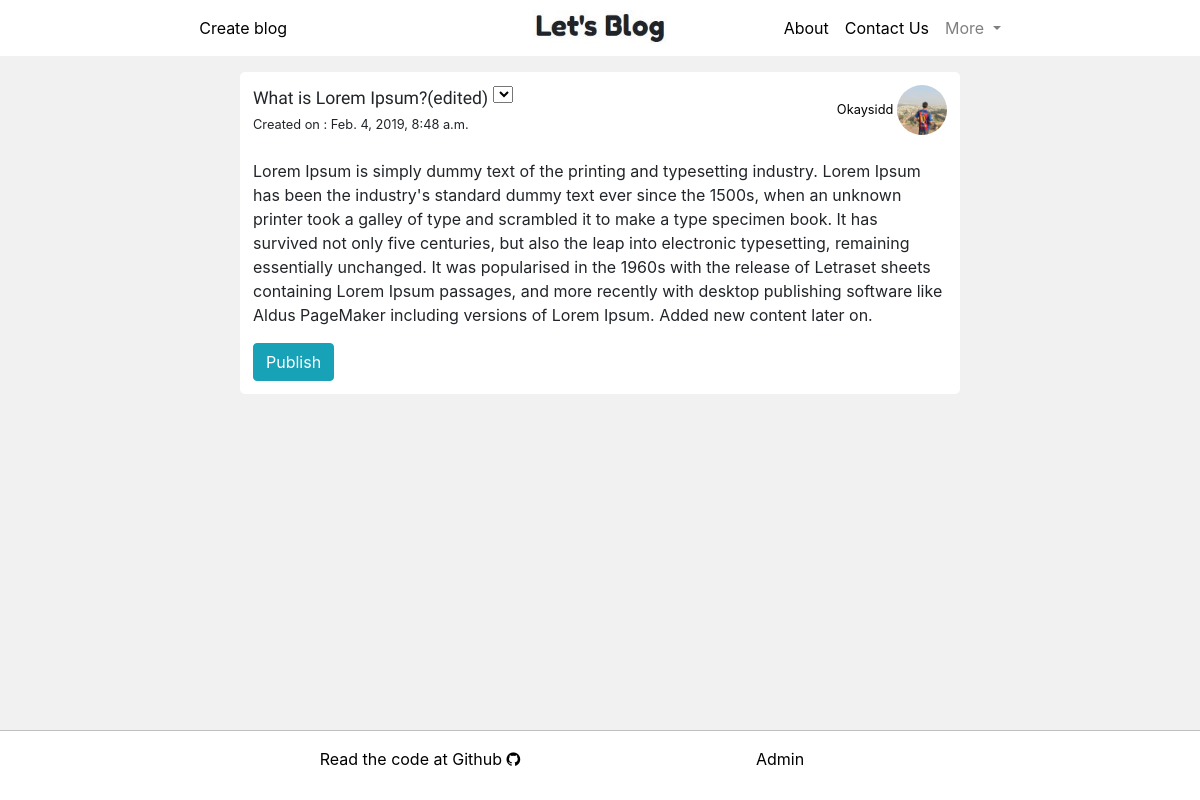
The page /post/1/ (signed in) on the database as committed earlier.
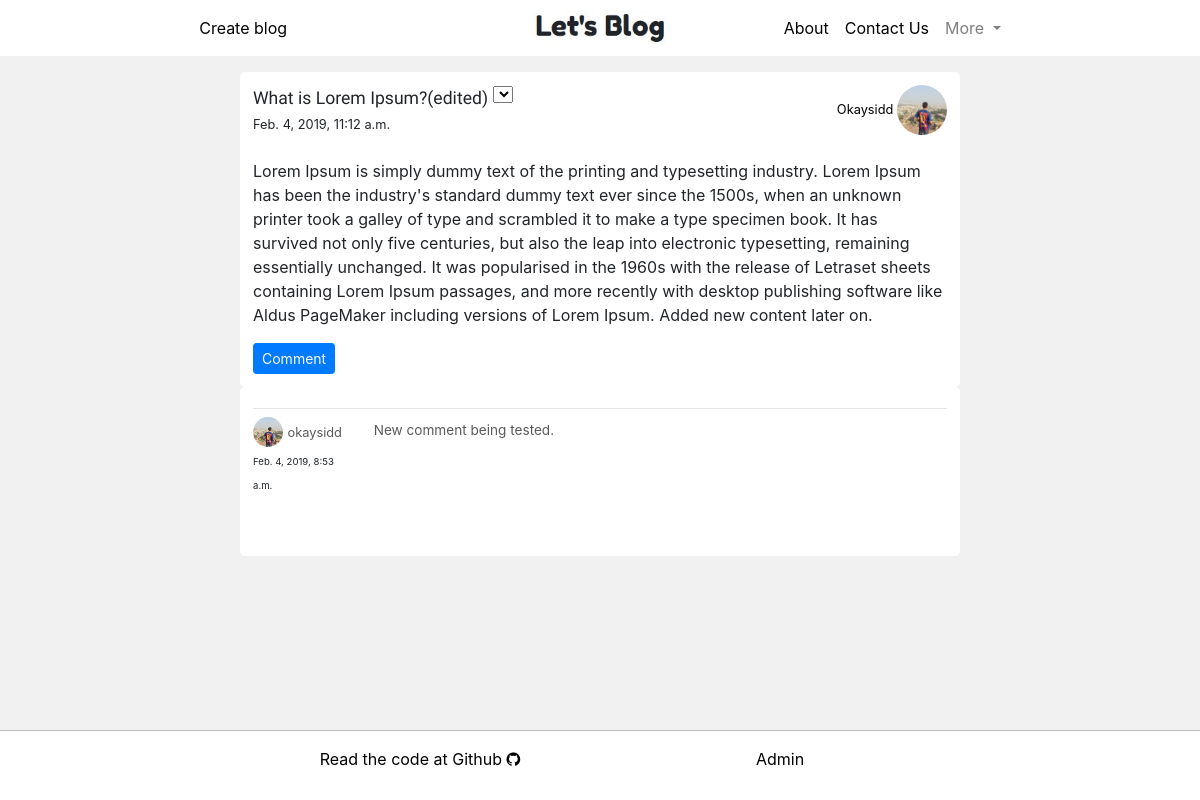
The same page on the database as committed later.
### blogs_app/models.py (models this page shows, shortened)
class Post_model(models.Model):
    author = models.ForeignKey(Author_model, on_delete=models.CASCADE)
    title_original = models.CharField(max_length=200)
    title_edited = models.CharField(max_length=200, default="")
    body_original = models.TextField()
    body_edited = models.TextField(default="")
    created_on = models.DateTimeField(auto_now_add=True)
    created_on = models.DateTimeField(default=timezone.now())
    modified_on = models.DateTimeField(blank=True, null=True)
    published_on = models.DateTimeField(blank=True, null=True)

class Comment_model(models.Model):
    post = models.ForeignKey(Post_model, on_delete=models.CASCADE)
    author = models.ForeignKey(Author_model, on_delete=models.CASCADE)
    comment_text = models.TextField()
    created_on = models.DateTimeField(auto_now_add=True)

### users_app/models.py (models this page shows, shortened)
class Author_model(models.Model):
    author_name = models.OneToOneField(User, on_delete=models.CASCADE, primary_key=True)
    git = models.URLField(max_length=128, blank=True)
    profile_pic = models.ImageField(default='default.jpeg', upload_to='profile_pics')
    def __str__(self):
        return str(self.author_name)

### blogs_app/views.py (the view)
# urls.py: path('post/<int:pk>/', DetailPostView.as_view(), name="post"),
class DetailPostView(LoginRequiredMixin, DetailView):
    login_url = '/login/'
    redirect_field_name = 'next'
    model = Post_model
    fields = ['title_original', 'body_original', 'created_on', 'author', 'published_on', 'title_edited', 'body_edited']
    def get_context_data(self, **kwargs):
        context = super().get_context_data(**kwargs)
        author = Author_model.objects.filter(post_model=get_object_or_404(Post_model, id=self.kwargs['pk']))[0].author_name
        context['title'] = 'Post by ' + str(author)
        comments = Comment_model.objects.filter(post=self.kwargs['pk']).order_by('-created_on')
        context['comments'] = comments
        return context

### blogs_app/templates/blogs_app/post_model_detail.html (shortened to what the changed rows need)
{% extends 'system_app/base.html' %}
{% block base_body_block %}
{% load staticfiles %}
<link rel="stylesheet" href="{% static 'blogs_app/post_model_detail.css' %}">
<br><br>
<div class="container post-complete">
{% if not post_model.published_on and post_model.author.author_name == user %}
  <div class="row ">
    <div class="col-md-8">
        <span class="post-title">{{ post_model.title_original }}</span>
        {% if post_model.author.author_name == user %}
          <select class="edit-post" onchange="location = this.value;">
            <option value=""></option>
            <option value="{% url 'blogs:edit-post' pk=post_model.pk %}">Edit Post&nbsp</option>
          </select>
        {% endif %}
        <br>
        <small>Created on : {{ post_model.created_on }}</small>
    </div>
    <div class="col-md-4">
        <span class="author-name">
            <a class="black-href" href="{% url 'users:view-profile' pk=post_model.author.pk %}">
                <small>
                    {{ post_model.author|title}}
                </small>
                <img class="profile-pic" src="{{ post_model.author.profile_pic.url }}" alt="no image found">
            </a>
        </span>
    </div>
    </div><br>
    <p><span class="postarea">{{ post_model.body_original }}</span></p>
    {% if post_model.published_on %}
      <input id="comments-btn" onclick="display_comments()" type="submit" class="btn btn-primary btn-sm" value="Comment">
  </div>
    <div id="comments-all" class="container">
      <form class="comment-form form-group" action="{% url 'blogs:comment-post' pk=post_model.pk %}" method="POST">
        {% csrf_token %}
        <div class="row">
          <div class="col-md-10">
            <input type="text" name="comment-bar" class="comment-bar" placeholder="Add new comment">
          </div>
          <div class="col-md-2">
            <input type="submit" class="btn btn-primary btn-sm" value="Comment">
          </div>
        </div>
      </form>
    </div>
    <div class="comments-list container">
      {% for comment in comments %}
      <hr class="my-2">
      <div class="row">
        <div class="col-md-2">
          <a class="black-href" href="{% url 'users:view-profile' pk=comment.author.pk %}">
            <img class="comment-profile-pic" src="{{ comment.author.profile_pic.url }}" alt="No image found">
            <small class="comment-author">{{ comment.author }}</small><br>
          </a>
          <small class="comment-time">{{ comment.created_on }}</small>
        </div>
        <div class="col-md-10">
          <span class="font-comment">{{ comment.comment_text }}</span>
        </div>
      </div>
      <br>
      {% endfor %}
      <br>
  {% else %}
    <a class="btn btn-info" href="{% url 'blogs:publish-post' pk=post_model.pk %}">Publish</a>
  {% endif %}
  {% elif post_model.published_on %}
  <div class="row ">
    <div class="col-md-8">
        <span class="post-title">{{ post_model.title_original }}</span>
        {% if post_model.author.author_name == user %}
          <select class="edit-post" onchange="location = this.value;">
            <option value=""></option>
            {% if post_model.modified_on %}
              <option value="{% url 'blogs:history-post' pk=post_model.pk %}">View original version&nbsp</option>
            {% endif %}
          </select>
        {% endif %}
        <br>
        <small>{{ post_model.published_on }}</small>
    </div>
    <div class="col-md-4">
        <span class="author-name">
            <a class="black-href" href="{% url 'users:view-profile' pk=post_model.author.pk %}">
                <small>
                    {{ post_model.author|title}}
                </small>
                <img class="profile-pic" src="{{ post_model.author.profile_pic.url }}" alt="no image found">
            </a>
        </span>
    </div>
    </div><br>
    <p><span class="postarea">{{ post_model.body_original }}</span></p>
    {% if post_model.published_on %}
      <input id="comments-btn" onclick="display_comments()" type="submit" class="btn btn-primary btn-sm" value="Comment">
  </div>
    <div class="comments-list container">
      {% for comment in comments %}
      <hr class="my-2">
      <div class="row">
        <div class="col-md-2">
          <a class="black-href" href="{% url 'users:view-profile' pk=comment.author.pk %}">
            <img class="comment-profile-pic" src="{{ comment.author.profile_pic.url }}" alt="No image found">
            <small class="comment-author">{{ comment.author }}</small><br>
          </a>
          <small class="comment-time">{{ comment.created_on }}</small>
        </div>
        <div class="col-md-10">
          <span class="font-comment">{{ comment.comment_text }}</span>
        </div>
      </div>
      <br>
      {% endfor %}
      <br>
  {% else %}
    <a class="btn btn-info" href="{% url 'blogs:publish-post' pk=post_model.pk %}">Publish</a>
  {% endif %}
  {% else %}
    <h5>Post you're trying to view isn't published yet.</h5>
  {% endif %}
</div>
<br><br>
{% endblock %}

Rows that differ between the two databases and show on the page:
changed Post_model "What is Lorem Ipsum?(edited)": published_on (not shown) → "Feb. 4, 2019, 11:12 a.m."; author.profile_pic: picture added; created_on "Feb. 4, 2019, 8:48 a.m." → (not shown); author.profile_pic: picture removed
now on this page (row unchanged): Comment_model: author.profile_pic (picture), author "okaysidd", created_on "Feb. 4, 2019, 8:53 a.m.", comment_text "New comment being tested."
Other text that changed with them:
form field value: (not shown) → "Comment"
text no longer shown: "Created on : Publish"
